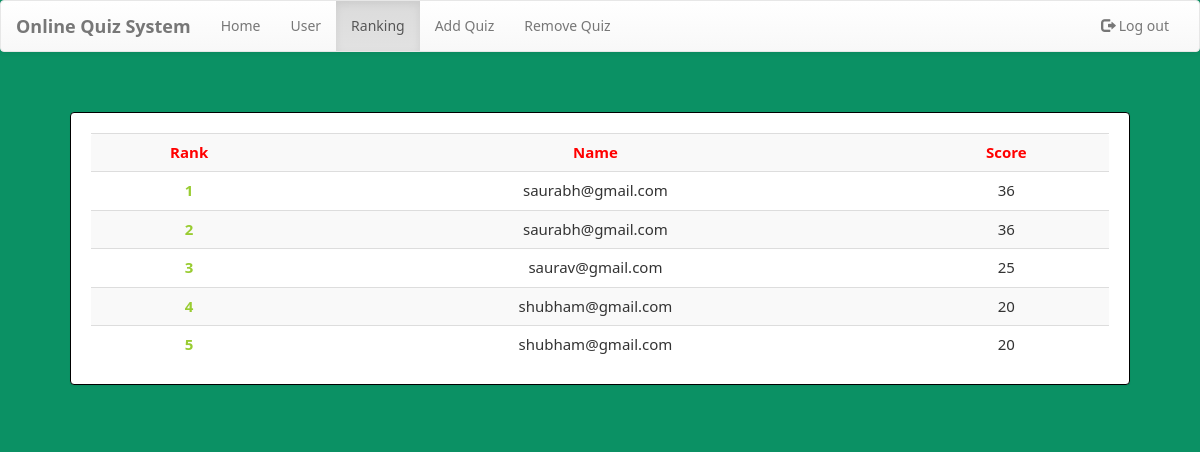
Screenshot of /dashboard.php?q=2 (signed in) with the database file from the repository.
### tables this page shows
CREATE TABLE `rank` (
  `email` varchar(50) NOT NULL,
  `score` int(11) NOT NULL,
  `time` timestamp NOT NULL DEFAULT current_timestamp() ON UPDATE current_timestamp()
);

### dashboard.php (the view, shortened to what this page needs)
<?php
    include_once 'database.php';
?>
<!DOCTYPE html>
<html>
<head>
    <link  rel="stylesheet" href="css/bootstrap.min.css"/>
    <link  rel="stylesheet" href="css/bootstrap-theme.min.css"/>
    <link rel="stylesheet" href="css/welcome.css">
    <link  rel="stylesheet" href="css/font.css">
</head>
<body>
    <nav class="navbar navbar-default title1">
        <div class="container-fluid">
            <div class="navbar-header">
                <a class="navbar-brand" href="Javascript:void(0)"><b>Online Quiz System</b></a>
            </div>
            <div class="collapse navbar-collapse" id="bs-example-navbar-collapse-1">
                <ul class="nav navbar-nav navbar-left">
                    <li <?php if(@$_GET['q']==0) echo'class="active"'; ?>><a href="dashboard.php?q=0">Home<span class="sr-only">(current)</span></a></li>
                    <li <?php if(@$_GET['q']==1) echo'class="active"'; ?>><a href="dashboard.php?q=1">User</a></li>
                    <li <?php if(@$_GET['q']==2) echo'class="active"'; ?>><a href="dashboard.php?q=2">Ranking</a></li>
                    <li class="dropdown <?php if(@$_GET['q']==4 || @$_GET['q']==5) echo'active"'; ?>">
                    <li><a href="dashboard.php?q=4">Add Quiz</a></li>
                    <li><a href="dashboard.php?q=5">Remove Quiz</a></li>
                </ul>
                <ul class="nav navbar-nav navbar-right">
                    <li <?php echo''; ?> > <a href="logout1.php?q=dashboard.php"><span class="glyphicon glyphicon-log-out" aria-hidden="true"></span>&nbsp;Log out</a></li>
                </ul>
            </div>
        </div>
    </nav>
    <div class="container">
        <div class="row">
            <div class="col-md-12">
                <?php if(@$_GET['q']==0)
                if(@$_GET['q']== 2)
                {
                    $q=mysqli_query($con,"SELECT * FROM rank  ORDER BY score DESC " )or die('Error223');
                    echo  '<div class="panel title"><div class="table-responsive">
                    <table class="table table-striped title1" >
                    <tr style="color:red"><td><center><b>Rank</b></center></td><td><center><b>Name</b></center></td><td><center><b>Score</b></center></td></tr>';
                    $c=0;
                    while($row=mysqli_fetch_array($q) )
                    {
                        $e=$row['email'];
                        $s=$row['score'];
                        $c++;
                        echo '<tr><td style="color:#99cc32"><center><b>'.$c.'</b></center></td><td><center>'.$e.'</center></td><td><center>'.$s.'</center></td>';
                    }
                    echo '</table></div></div>';
                }
                ?>
            </div>
        </div>
    </div>
</body>
</html>

### css/welcome.css (style rules this page uses)
* { box-sizing: border-box; }
body { background-color: #0b9164; margin: 0; font-family: Noto Sans; }
.panel { border-color:rgb(0, 0, 0); margin:40px; padding:20px; font: 15px "Noto Sans"; }

### rows the page displays
rank: email "saurabh@gmail.com", score "36"
rank: email "saurabh@gmail.com", score "36"
rank: email "saurav@gmail.com", score "25"
rank: email "shubham@gmail.com", score "20"
rank: email "shubham@gmail.com", score "20"
